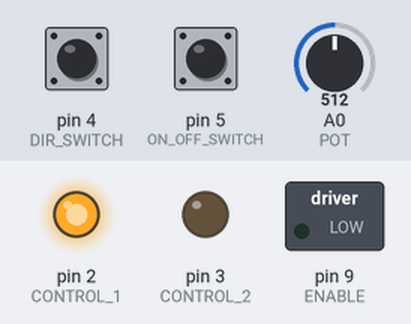
This sketch was run on a simulated Arduino Uno, built with avr-gcc and run on an emulated ATmega328P. On the bench: switched loads named in the sketch (green lamp = pin HIGH), output pins drawn as LEDs (lit = HIGH). Inputs (shaded band) come from the test bench; at power-on: pin 4 (DIR_SWITCH) LOW, pin 5 (ON_OFF_SWITCH) LOW, A0 (POT) = 512.

Above: at 1.2 s.
1.3 s: pin 4 (DIR_SWITCH) pulled HIGH for 0.15 s
At 2.1 s:
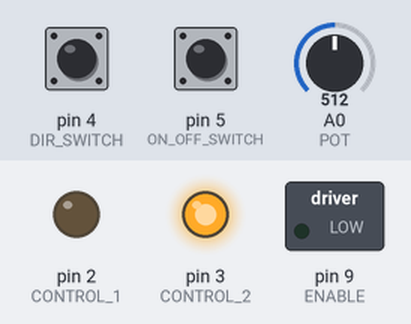
2.9 s: pin 5 (ON_OFF_SWITCH) pulled HIGH for 0.15 s
At 3.3 s:
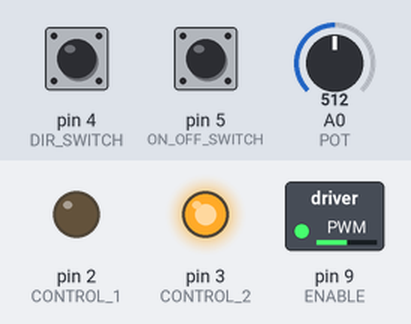
4.5 s: A0 (POT) set to 716
At 5.7 s:
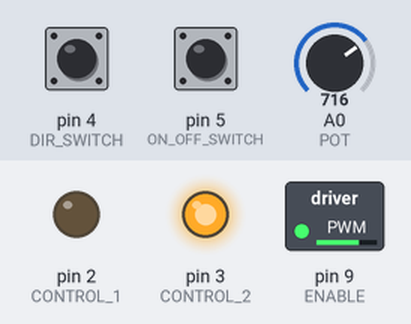
6.0 s: A0 (POT) set to 900
At 6.9 s:
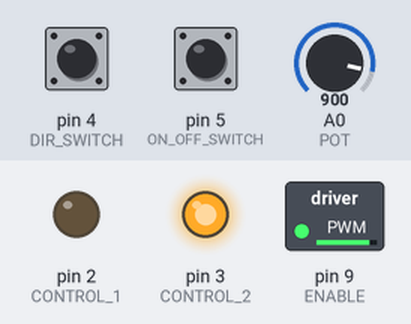
7.5 s: pin 4 (DIR_SWITCH) pulled HIGH for 1 s
At 8.0 s:
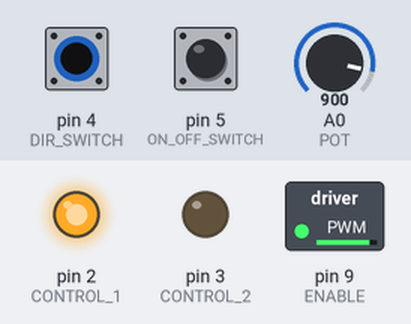
10.0 s: A0 (POT) set to 511
At 11.1 s:
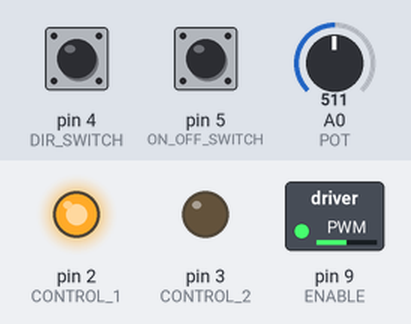
Timing chart, 0 to 12.5 s (numbered marks = the images above; inputs shaded):
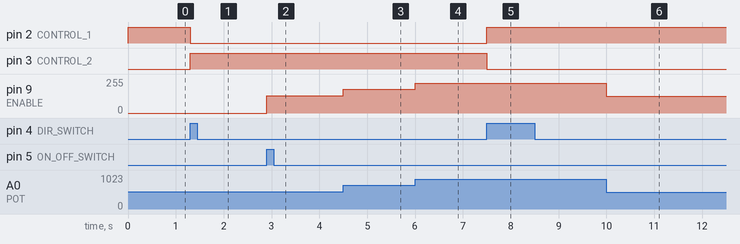

The sketch:

Zeotrope.ino
```cpp
const int CONTROL_1 = 2;
const int CONTROL_2 = 3;
const int ENABLE = 9;
const int DIR_SWITCH = 4;
const int ON_OFF_SWITCH = 5;
const int POT = A0;

int onOffState = 0;
int prevOnOff = 0;
int dirState = 0;
int prevDir = 0;

int motorEnabled = 0;
int motorSpeed = 0;
int motorDir = 1;


void setup() {
  pinMode(DIR_SWITCH, INPUT);
  pinMode(ON_OFF_SWITCH, INPUT);
  pinMode(CONTROL_1, OUTPUT);
  pinMode(CONTROL_2, OUTPUT);
  pinMode(ENABLE, OUTPUT);

  digitalWrite(ENABLE, LOW);
}

void loop() {
  onOffState = digitalRead(ON_OFF_SWITCH);
  delay(1);
  dirState = digitalRead(DIR_SWITCH);
  motorSpeed = analogRead(POT) / 4;

  if (onOffState != prevOnOff) {
    if (onOffState == HIGH) {
      motorEnabled = !motorEnabled;
    }
  }

  if (dirState != prevDir) {
    if (dirState == HIGH) {
      motorDir = !motorDir;
    }
  }
  if (motorDir == 1) {
    digitalWrite(CONTROL_1, HIGH);
    digitalWrite(CONTROL_2, LOW);
  } else {
    digitalWrite(CONTROL_1, LOW);
    digitalWrite(CONTROL_2, HIGH);
  }

  if (motorEnabled == 1) {
    analogWrite(ENABLE, motorSpeed);
  } else {
    analogWrite(ENABLE, 0);
  }

  prevDir = dirState;
  prevOnOff = onOffState;

}
```

Measured:
- after the input at 1.3 s, pin 2 (CONTROL_1): HIGH → LOW at once; pin 3 (CONTROL_2): LOW → HIGH at once
- after the input at 2.9 s, pin 9 (ENABLE): 0/255 → 128/255 at once
- after the input at 4.5 s, pin 9 (ENABLE): 128/255 → 179/255 at once
- after the input at 6.0 s, pin 9 (ENABLE): 179/255 → 225/255 at once
- after the input at 7.5 s, pin 2 (CONTROL_1): LOW → HIGH at once; pin 3 (CONTROL_2): HIGH → LOW at once
- after the input at 10.0 s, pin 9 (ENABLE): 225/255 → 127/255 at once
